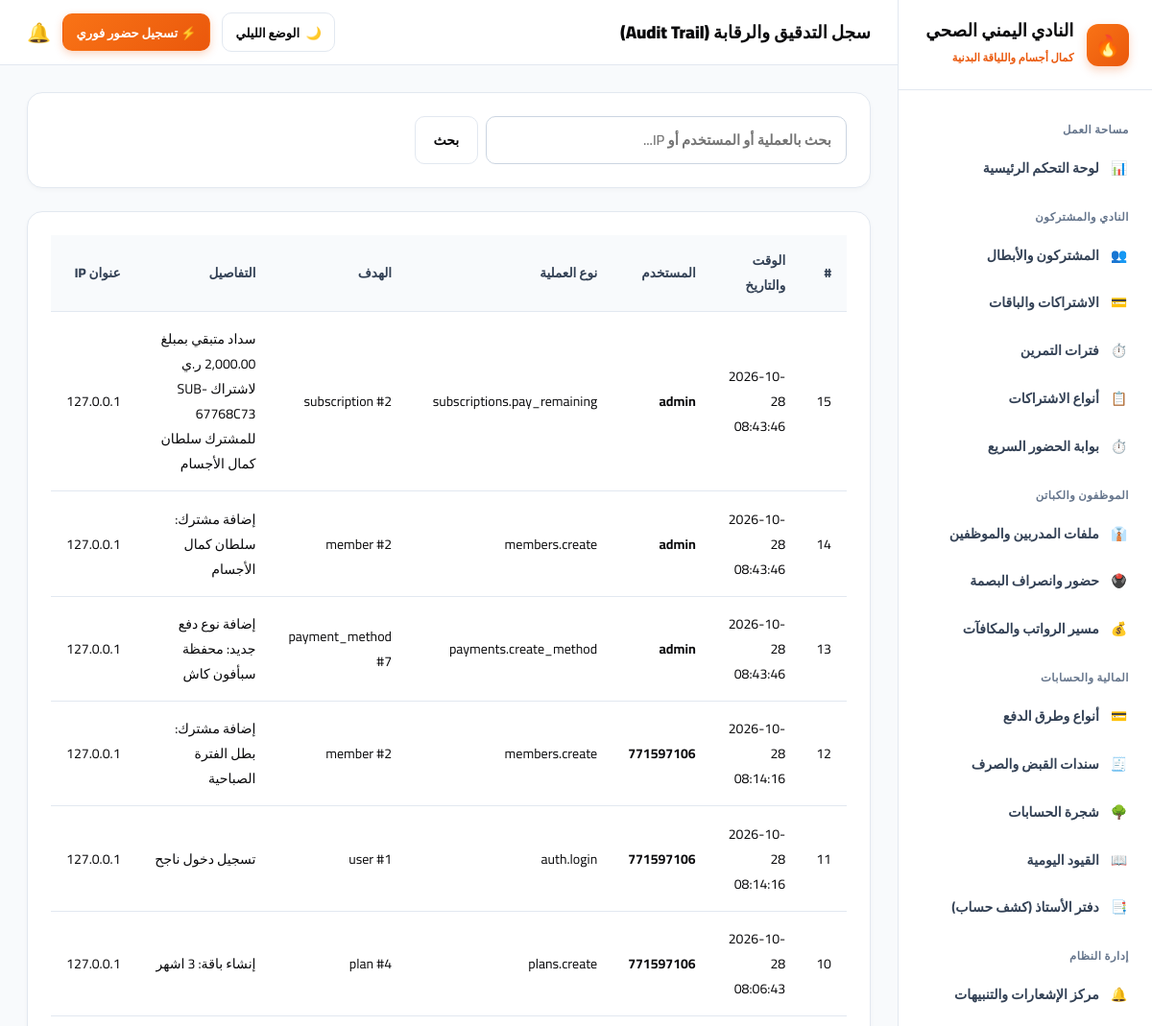
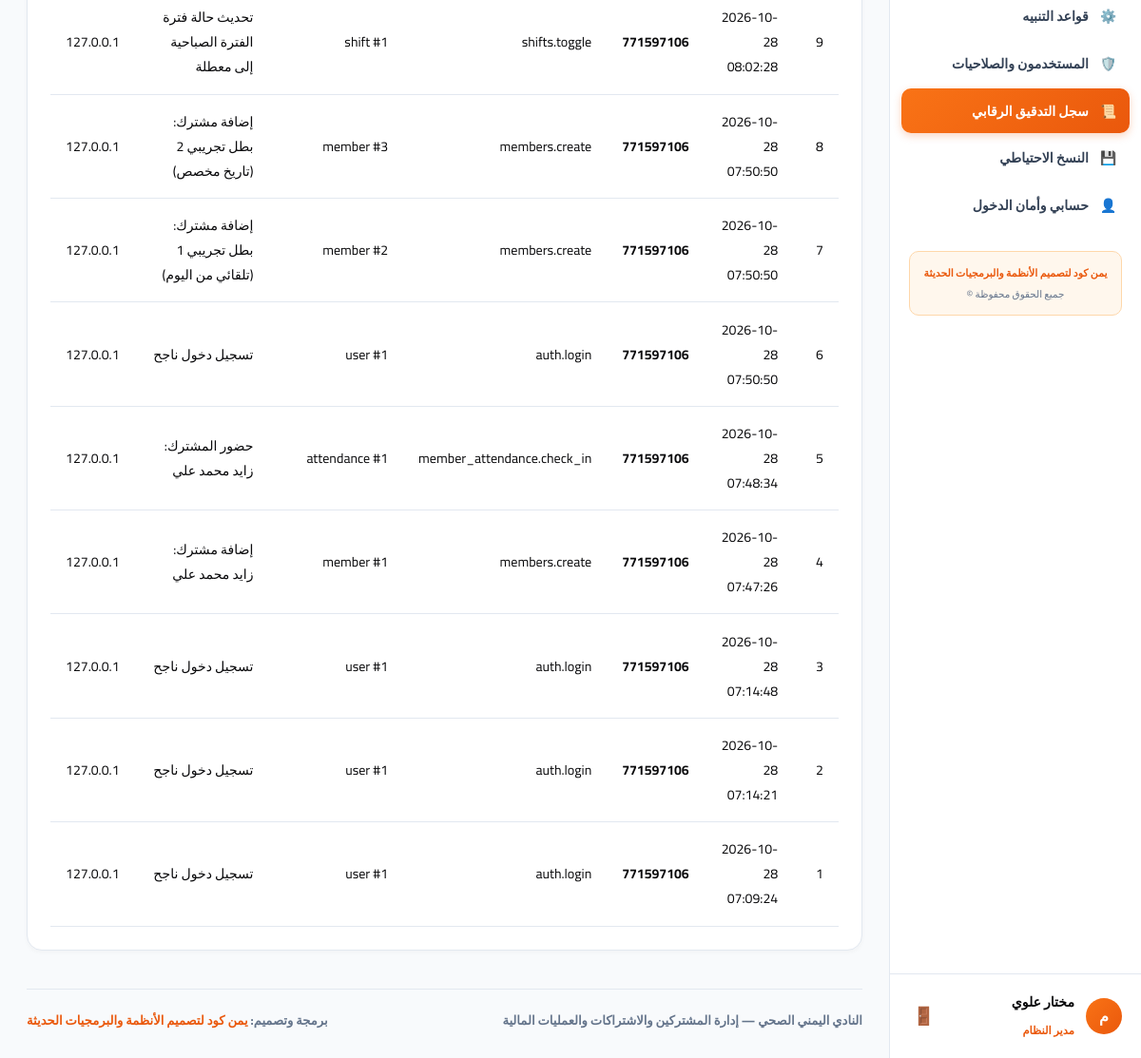
Screenshot of /system/audit (signed in) with the database file from the repository (2 pictures, top to bottom).
### app/models.py (models this page shows, shortened)
class User(UserMixin, db.Model):
    __tablename__ = "users"
    id = db.Column(db.Integer, primary_key=True)
    username = db.Column(db.String(80), unique=True, nullable=False)
    password_hash = db.Column(db.String(255), nullable=False)
    full_name = db.Column(db.String(120), nullable=False)
    role_name = db.Column(db.String(50), default="مدير النظام")
    is_active = db.Column(db.Boolean, default=True)
    created_at = db.Column(db.DateTime, default=datetime.utcnow)

class AuditLog(db.Model):
    __tablename__ = "audit_logs"
    id = db.Column(db.Integer, primary_key=True)
    user_id = db.Column(db.Integer, nullable=True)
    username = db.Column(db.String(80), nullable=True)
    action = db.Column(db.String(100), nullable=False)
    target_type = db.Column(db.String(50), nullable=True)
    target_id = db.Column(db.String(50), nullable=True)
    details = db.Column(db.Text, nullable=True)
    ip_address = db.Column(db.String(50), default="127.0.0.1")
    created_at = db.Column(db.DateTime, default=datetime.utcnow)

### app/routes/system.py (the view, shortened to what this page needs)
@system_bp.route("/audit")
@login_required
def audit():
    q = request.args.get("q", "").strip()
    query = AuditLog.query
    logs = query.order_by(AuditLog.id.desc()).limit(100).all()
    return render_template("system/audit.html", logs=logs, q=q)

### app/templates/system/audit.html (shortened to what this page needs)
{% extends "base.html" %}
{% block header_title %}سجل التدقيق والرقابة (Audit Trail){% endblock %}
{% block content %}
<div class="card">
  <form method="GET" action="{{ url_for('system.audit') }}" style="display: flex; gap: 0.5rem; max-width: 450px;">
    <input type="text" name="q" value="{{ q }}" placeholder="بحث بالعملية أو المستخدم أو IP..." class="form-control">
    <button type="submit" class="btn btn-secondary">بحث</button>
  </form>
</div>
<div class="card">
  <div class="table-responsive">
    <table>
      <thead>
        <tr>
          <th>#</th>
          <th>الوقت والتاريخ</th>
          <th>المستخدم</th>
          <th>نوع العملية</th>
          <th>الهدف</th>
          <th>التفاصيل</th>
          <th>عنوان IP</th>
        </tr>
      </thead>
      <tbody>
        {% for l in logs %}
        <tr>
          <td>{{ l.id }}</td>
          <td>{{ l.created_at.strftime('%Y-%m-%d %H:%M:%S') }}</td>
          <td><strong>{{ l.username }}</strong></td>
          <td><code>{{ l.action }}</code></td>
          <td>{{ l.target_type or '-' }} {% if l.target_id %}#{{ l.target_id }}{% endif %}</td>
          <td>{{ l.details or '-' }}</td>
          <td><code>{{ l.ip_address }}</code></td>
        </tr>
        {% else %}
        <tr>
          <td colspan="7" style="text-align: center; color: #94a3b8; padding: 2rem;">لا توجد حركات مسجلة.</td>
        </tr>
        {% endfor %}
      </tbody>
    </table>
  </div>
</div>
{% endblock %}

### app/templates/base.html (shortened to what this page needs)
<!doctype html>
<html lang="ar" dir="rtl" data-theme="light">
<head>
  <link rel="stylesheet" href="{{ url_for('static', filename='css/theme-iron.css') }}">
</head>
<body>
  <div class="layout-root">
    <aside class="sidebar">
      <a href="{{ url_for('dashboard.index') }}" class="sidebar-brand">
        <div class="brand-icon">🔥</div>
        <div>
          <strong style="font-size: 1.15rem; display: block; line-height: 1.25; font-weight: 900;">النادي اليمني الصحي</strong>
          <span style="font-size: 0.72rem; color: var(--primary); font-weight: 800;">كمال أجسام واللياقة البدنية</span>
        </div>
      </a>
      <div class="sidebar-nav">
        <div class="nav-group-title">مساحة العمل</div>
        <a href="{{ url_for('dashboard.index') }}" class="nav-link {% if request.path == '/dashboard/' %}active{% endif %}">
          <span>📊</span>
          <span>لوحة التحكم الرئيسية</span>
        </a>
        <div class="nav-group-title">النادي والمشتركون</div>
        <a href="{{ url_for('members.index') }}" class="nav-link {% if '/members' in request.path %}active{% endif %}">
          <span>👥</span>
          <span>المشتركون والأبطال</span>
        </a>
        <a href="{{ url_for('subscriptions.index') }}" class="nav-link {% if request.path == '/subscriptions/' %}active{% endif %}">
          <span>💳</span>
          <span>الاشتراكات والباقات</span>
        </a>
        <a href="{{ url_for('shifts.index') }}" class="nav-link {% if '/shifts' in request.path %}active{% endif %}">
          <span>⏱️</span>
          <span>فترات التمرين</span>
        </a>
        <a href="{{ url_for('subscriptions.plans') }}" class="nav-link {% if '/subscriptions/plans' in request.path %}active{% endif %}">
          <span>📋</span>
          <span>أنواع الاشتراكات</span>
        </a>
        <a href="{{ url_for('attendance.index') }}" class="nav-link {% if '/member-attendance' in request.path %}active{% endif %}">
          <span>⏱️</span>
          <span>بوابة الحضور السريع</span>
        </a>
        <div class="nav-group-title">الموظفون والكباتن</div>
        <a href="{{ url_for('employees.index') }}" class="nav-link {% if request.path == '/employees/' %}active{% endif %}">
          <span>👔</span>
          <span>ملفات المدربين والموظفين</span>
        </a>
        <a href="{{ url_for('employees.attendance') }}" class="nav-link {% if '/employees/attendance' in request.path %}active{% endif %}">
          <span>🖲️</span>
          <span>حضور وانصراف البصمة</span>
        </a>
        <a href="{{ url_for('employees.payroll') }}" class="nav-link {% if '/employees/payroll' in request.path %}active{% endif %}">
          <span>💰</span>
          <span>مسير الرواتب والمكافآت</span>
        </a>
        <div class="nav-group-title">المالية والحسابات</div>
        <a href="{{ url_for('payments.methods') }}" class="nav-link {% if '/payments/methods' in request.path %}active{% endif %}">
          <span>💳</span>
          <span>أنواع وطرق الدفع</span>
        </a>
        <a href="{{ url_for('accounting.vouchers') }}" class="nav-link {% if '/accounting/vouchers' in request.path %}active{% endif %}">
          <span>🧾</span>
          <span>سندات القبض والصرف</span>
        </a>
        <a href="{{ url_for('accounting.accounts') }}" class="nav-link {% if '/accounting/accounts' in request.path %}active{% endif %}">
          <span>🌳</span>
          <span>شجرة الحسابات</span>
        </a>
        <a href="{{ url_for('accounting.journal') }}" class="nav-link {% if '/accounting/journal' in request.path %}active{% endif %}">
          <span>📖</span>
          <span>القيود اليومية</span>
        </a>
        <a href="{{ url_for('accounting.ledger') }}" class="nav-link {% if '/accounting/ledger' in request.path %}active{% endif %}">
          <span>📑</span>
          <span>دفتر الأستاذ (كشف حساب)</span>
        </a>
        <div class="nav-group-title">إدارة النظام</div>
        <a href="{{ url_for('notifications.index') }}" class="nav-link {% if request.path == '/notifications/' %}active{% endif %}">
          <span>🔔</span>
          <span>مركز الإشعارات والتنبيهات</span>
        </a>
        <a href="{{ url_for('notifications.rules') }}" class="nav-link {% if '/notifications/rules' in request.path %}active{% endif %}">
          <span>⚙️</span>
          <span>قواعد التنبيه</span>
        </a>
        <a href="{{ url_for('auth.users') }}" class="nav-link {% if '/auth/users' in request.path %}active{% endif %}">
          <span>🛡️</span>
          <span>المستخدمون والصلاحيات</span>
        </a>
        <a href="{{ url_for('system.audit') }}" class="nav-link {% if '/system/audit' in request.path %}active{% endif %}">
          <span>📜</span>
          <span>سجل التدقيق الرقابي</span>
        </a>
        <a href="{{ url_for('system.backup') }}" class="nav-link {% if '/system/backup' in request.path %}active{% endif %}">
          <span>💾</span>
          <span>النسخ الاحتياطي</span>
        </a>
        <a href="{{ url_for('auth.profile') }}" class="nav-link {% if '/auth/profile' in request.path %}active{% endif %}">
          <span>👤</span>
          <span>حسابي وأمان الدخول</span>
        </a>
        <div style="margin: 1.5rem 0.5rem 0.5rem 0.5rem; padding: 0.75rem; background: var(--badge-fire-bg); border: 1px solid var(--badge-fire-border); border-radius: 10px; text-align: center;">
          <span style="display: block; font-size: 0.68rem; font-weight: 800; color: var(--primary);">يمن كود لتصميم الأنظمة والبرمجيات الحديثة</span>
          <span style="display: block; font-size: 0.65rem; color: var(--text-caption); margin-top: 2px;">جميع الحقوق محفوظة ©</span>
        </div>
      </div>
      <div class="sidebar-user">
        <div class="user-info">
          <div class="user-avatar">{{ current_user.full_name[0] if current_user.is_authenticated else 'م' }}</div>
          <div>
            <strong style="font-size: 0.88rem; display: block; font-weight: 900;">{{ current_user.full_name if current_user.is_authenticated else 'مستخدم' }}</strong>
            <span style="font-size: 0.72rem; color: var(--primary); font-weight: 800;">{{ current_user.role_name if current_user.is_authenticated else 'مدير النادي' }}</span>
          </div>
        </div>
        <form method="POST" action="{{ url_for('auth.logout') }}">
          <button type="submit" title="تسجيل الخروج" style="background: none; border: none; cursor: pointer; color: var(--text-caption); font-size: 1.15rem; padding: 4px;">
            🚪
          </button>
        </form>
      </div>
    </aside>
    <div class="main-wrapper">
      <header class="topbar">
        <div>
          <h1 style="font-size: 1.15rem; margin: 0; font-weight: 900; color: var(--text-main);">
            {% block header_title %}النادي اليمني الصحي · نظام إدارة الصالة والأنشطة الرياضية{% endblock %}
          </h1>
        </div>
        <div style="display: flex; align-items: center; gap: 0.75rem;">
          <button type="button" class="theme-switch-btn" id="themeToggleBtn" onclick="toggleTheme()" title="التبديل بين الوضع الليلي والنهاري">
            <span id="themeBtnIcon">🌙</span>
            <span id="themeBtnText">الوضع الليلي</span>
          </button>
          <a href="{{ url_for('attendance.index') }}" class="btn btn-primary" style="font-size: 0.82rem; padding: 0.4rem 0.85rem;">
            ⚡ تسجيل حضور فوري
          </a>
          <a href="{{ url_for('notifications.index') }}" title="الإشعارات" style="text-decoration: none; font-size: 1.25rem; position: relative;">
            🔔
          </a>
        </div>
      </header>
      <main class="content-area">
        {% block content %}{% endblock %}
        <footer style="margin-top: 2.5rem; padding-top: 1.25rem; border-top: 1.5px solid var(--card-border); display: flex; justify-content: space-between; align-items: center; flex-wrap: wrap; gap: 0.75rem; font-size: 0.82rem; color: var(--text-caption); font-weight: 700;">
          <div>
            <strong>النادي اليمني الصحي</strong> — إدارة المشتركين والاشتراكات والعمليات المالية
          </div>
          <div>
            برمجة وتصميم: <strong style="color: var(--primary);">يمن كود لتصميم الأنظمة والبرمجيات الحديثة</strong>
          </div>
        </footer>
      </main>
    </div>
  </div>
</body>
</html>

### rows the page displays
User: is_active+full_name "م", is_active+full_name "مختار علوي", is_active+role_name "مدير النظام"
AuditLog: id "15", created_at "2026-10-28 08:43:46", username "admin", action "subscriptions.pay_remaining", target_type "subscription", target_id "2", details "سداد متبقي بمبلغ 2,000.00 ر.ي لاشتراك SUB-67768C73 للمشترك سلطان كمال الأجسام", ip_address "127.0.0.1"
AuditLog: id "14", created_at "2026-10-28 08:43:46", username "admin", action "members.create", target_type "member", target_id "2", details "إضافة مشترك: سلطان كمال الأجسام", ip_address "127.0.0.1"
AuditLog: id "13", created_at "2026-10-28 08:43:46", username "admin", action "payments.create_method", target_type "payment_method", target_id "7", details "إضافة نوع دفع جديد: محفظة سبأفون كاش", ip_address "127.0.0.1"
AuditLog: id "12", created_at "2026-10-28 08:14:16", username "771597106", action "members.create", target_type "member", target_id "2", details "إضافة مشترك: بطل الفترة الصباحية", ip_address "127.0.0.1"
AuditLog: id "11", created_at "2026-10-28 08:14:16", username "771597106", action "auth.login", target_type "user", target_id "1", details "تسجيل دخول ناجح", ip_address "127.0.0.1"
AuditLog: id "10", created_at "2026-10-28 08:06:43", username "771597106", action "plans.create", target_type "plan", target_id "4", details "إنشاء باقة: 3 اشهر", ip_address "127.0.0.1"
AuditLog: id "9", created_at "2026-10-28 08:02:28", username "771597106", action "shifts.toggle", target_type "shift", target_id "1", details "تحديث حالة فترة الفترة الصباحية إلى معطلة", ip_address "127.0.0.1"
AuditLog: id "8", created_at "2026-10-28 07:50:50", username "771597106", action "members.create", target_type "member", target_id "3", details "إضافة مشترك: بطل تجريبي 2 (تاريخ مخصص)", ip_address "127.0.0.1"
AuditLog: id "7", created_at "2026-10-28 07:50:50", username "771597106", action "members.create", target_type "member", target_id "2", details "إضافة مشترك: بطل تجريبي 1 (تلقائي من اليوم)", ip_address "127.0.0.1"
AuditLog: id "6", created_at "2026-10-28 07:50:50", username "771597106", action "auth.login", target_type "user", target_id "1", details "تسجيل دخول ناجح", ip_address "127.0.0.1"
AuditLog: id "5", created_at "2026-10-28 07:48:34", username "771597106", action "member_attendance.check_in", target_type "attendance", target_id "1", details "حضور المشترك: زايد محمد علي", ip_address "127.0.0.1"
AuditLog: id "4", created_at "2026-10-28 07:47:26", username "771597106", action "members.create", target_type "member", target_id "1", details "إضافة مشترك: زايد محمد علي", ip_address "127.0.0.1"
AuditLog: id "3", created_at "2026-10-28 07:14:48", username "771597106", action "auth.login", target_type "user", target_id "1", details "تسجيل دخول ناجح", ip_address "127.0.0.1"
AuditLog: id "2", created_at "2026-10-28 07:14:21", username "771597106", action "auth.login", target_type "user", target_id "1", details "تسجيل دخول ناجح", ip_address "127.0.0.1"
AuditLog: id "1", created_at "2026-10-28 07:09:24", username "771597106", action "auth.login", target_type "user", target_id "1", details "تسجيل دخول ناجح", ip_address "127.0.0.1"
